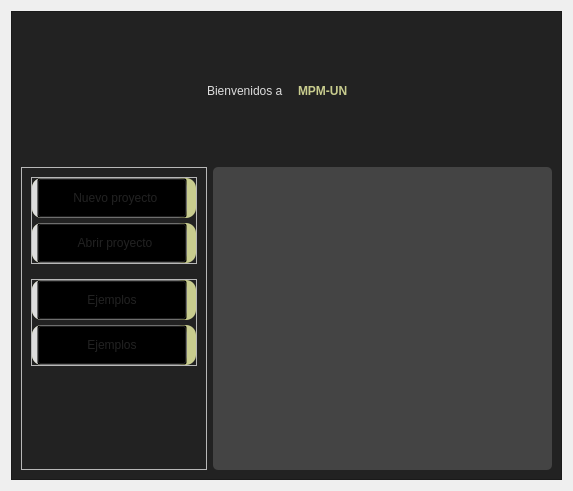
<?xml version="1.0" encoding="UTF-8"?>
<ui version="4.0">
 <class>Form</class>
 <widget class="QWidget" name="Form">
  <property name="geometry">
   <rect>
    <x>0</x>
    <y>0</y>
    <width>573</width>
    <height>491</height>
   </rect>
  </property>
  <property name="windowTitle">
   <string>Form</string>
  </property>
  <property name="styleSheet">
   <string notr="true">
/*Colores primarios*/
/* 
gris oscuro #222222 #333333 #444444
gris claro #999999 #DDDDDD
verde claro #C8CC8E
vinotinto #742427
*/
/*Colores secundarios */
/* 
Azules #36C9C6 #00BDB9 #77ACA2
rojos #910D3F #C70039 #F94646
naranjas #D34E24 #F28123 #F7F052
*/

/* Funetes/*

/*
italic: font: italic 9pt &quot;Ubuntu&quot;;
regular: font: 9pt &quot;Ubuntu&quot;;
light: font: 300 9pt &quot;Ubuntu&quot;;
medium: font: 500 9pt &quot;Ubuntu&quot;;
bold: font: 700 9pt &quot;Ubuntu&quot;;
*/

/****************************************************************************************************************************************************/






QMainWindow#MainWindow{
background: #333333;
}


/*#################################################################*/
/*####################       MENU BAR SUP      ###########################*/
/*#################################################################*/

QMenuBar#menubar {
background-color: #333333;
spacing: 5px; 
color: #DDDDDD;
font: 500 10pt &quot;Ubuntu&quot;;
}
QMenuBar#menubar::item {
padding: 5px 5px;
background-color: transparent;
border-radius: 2px;
}
QMenuBar#menubar::item:selected { 
background-color: #222222;
}
QMenuBar#menubar::item:pressed {
background-color: #222222;
}
QMenu {
background-color: #333333;
border-radius: 4px; 
border: 1px solid #222222;
color: #DDDDDD;
font: 500 10pt &quot;Ubuntu&quot;;
}
QMenu::item {
background-color: transparent; 
padding: 5px 20px;
margin: 2px 10px; 
}
QMenu::item:selected { 
background-color: #444444;
color: #C8CC8E;
font: 500 10pt &quot;Ubuntu&quot;;
}
QMenu::item:checked {
color: #DDDDDD;
}
QMenu::item:unchecked { 
color: #999999;
}



QStatusbar#statusbar{
background-color: #333333;
}

/*#################################################################*/
/*####################     FRAME MENU IZQ      ##########################*/
/*#################################################################*/

QToolButton#toolButton_inicio,
QToolButton#toolButton_resultados,
QToolButton#toolButton_puntos,
QToolButton#toolButton_contorno,
QToolButton#toolButton_data,
QToolButton#toolButton_malla,
QToolButton#toolButton_resultados,
QToolButton#toolButton_config{
background-color: transparent;
color: #DDDDDD;
font: 500 7pt &quot;Ubuntu&quot;;
border: none;
padding: 8px 0px;
}

QFrame#frame_inicio{
background: #222222;
border-radius: 2px ;
border-radius: 2px;
}


QFrame#frame_resultados,
QFrame#frame_puntos,
QFrame#frame_contorno,
QFrame#frame_data,
QFrame#frame_malla{
background: #333333;
border-radius: 2px ;
border-radius: 2px;
}

/*#################################################################*/
/*######################      CONTAINER PAGE       ############################*/
/*#################################################################*/

QFrame#frame_empty{
background-color: #444444;
}

QFrame#frame_empty_draw{
background-color: #222222;
}

/*#################################################################*/
/*######################      PAGE HOME      ############################*/
/*#################################################################*/

QLabel#label_title_1{
color: #DDDDDD; 
font: 500 30pt &quot;Ubuntu&quot;;
}
QLabel#label_title_2{
color: #C8CC8E;
font: 700 30pt &quot;Ubuntu&quot;;
font-weight:bold;
}
QFrame#frame_infEjemplos1,
QFrame#frame_infEjemplos2,
QFrame#frame_infAbrirProyecto,
QFrame#frame_infNuevoProyecto{
background-color: #C8CC8E;
border-radius: 10px
}
QFrame#frame_supEjemplos1,
QFrame#frame_supEjemplos2,
QFrame#frame_supAbrirProyecto,
QFrame#frame_supNuevoProyecto{
background-color: #DDDDDD;
border-radius: 10px
}
QToolButton#toolButton_abrirProyecto,
QToolButton#toolButton_nuevoProyecto,
QToolButton#toolButton_ejemplos1,
QToolButton#toolButton_ejemplos2{
background-color: transparent;
font: 500 9pt &quot;Ubuntu&quot;;
color: #222222;
}
/*
#frame_card_1, #frame_card_2{
background: #333333;
border-radius: 5px
}
*/
QFrame#frame_proyectos{
 background: #444444;
border-radius: 5px;
  }


/*
Esto no funciona pero lo necesito ajustar
QFrame#frame_proyectos &gt; QLabel{
color: #DDDDDD;
font: 500 9pt &quot;Ubuntu&quot;;
}
*/


/*#################################################################*/
/*######################      PAGE DRAW      ############################*/
/*#################################################################*/


/*###################### graphicsView draw  ############################*/
QGraphicsView#graphicsView_draw{
background-color: qlineargradient(spread:pad, x1:0, y1:0, x2:1, y2:0.943, stop:0 rgba(175, 175, 175, 255), stop:0.971591 rgba(141, 211, 211, 220), stop:1 rgba(170, 255, 255, 255));
}

/*###################### frame consola  ############################*/

QFrame#frame_console{
background-color: #333333;
}
QTextBrowser#textBrowser_2{
background-color: #444444;
color: #DDDDDD;
border-radius: 2px ;
}
QToolButton#toolButton_close_console{
background-color: transparent;
}
QLineEdit#lineEdit_console{
background-color: #444444;
color: #DDDDDD;
border-radius: 2px ;
padding-left: 10px;
}
QLineEdit#lineEdit_console:hover {
	border: 2px solid rgb(64, 71, 88);
}
QLineEdit#lineEdit_console:focus {
	border: 2px solid rgb(91, 101, 124);
}

</string>
  </property>
  <layout class="QHBoxLayout" name="horizontalLayout">
   <item>
    <widget class="QFrame" name="frame_empty_draw">
     <property name="frameShape">
      <enum>QFrame::StyledPanel</enum>
     </property>
     <property name="frameShadow">
      <enum>QFrame::Raised</enum>
     </property>
     <layout class="QVBoxLayout" name="verticalLayout_12">
      <item>
       <layout class="QHBoxLayout" name="horizontalLayout_7">
        <property name="leftMargin">
         <number>50</number>
        </property>
        <property name="topMargin">
         <number>20</number>
        </property>
        <property name="bottomMargin">
         <number>20</number>
        </property>
        <item>
         <widget class="QLabel" name="label_8">
          <property name="sizePolicy">
           <sizepolicy hsizetype="Fixed" vsizetype="Fixed">
            <horstretch>0</horstretch>
            <verstretch>0</verstretch>
           </sizepolicy>
          </property>
          <property name="minimumSize">
           <size>
            <width>100</width>
            <height>100</height>
           </size>
          </property>
          <property name="maximumSize">
           <size>
            <width>100</width>
            <height>100</height>
           </size>
          </property>
          <property name="text">
           <string/>
          </property>
          <property name="pixmap">
           <pixmap>../recursos/iconos/iconos_logo/Logo_V1.svg</pixmap>
          </property>
          <property name="scaledContents">
           <bool>true</bool>
          </property>
          <property name="wordWrap">
           <bool>false</bool>
          </property>
          <property name="openExternalLinks">
           <bool>false</bool>
          </property>
         </widget>
        </item>
        <item>
         <layout class="QHBoxLayout" name="horizontalLayout_9">
          <property name="spacing">
           <number>15</number>
          </property>
          <property name="leftMargin">
           <number>30</number>
          </property>
          <item>
           <widget class="QLabel" name="label_title_1">
            <property name="text">
             <string>Bienvenidos a</string>
            </property>
           </widget>
          </item>
          <item>
           <widget class="QLabel" name="label_title_2">
            <property name="text">
             <string>MPM-UN</string>
            </property>
           </widget>
          </item>
          <item>
           <spacer name="horizontalSpacer">
            <property name="orientation">
             <enum>Qt::Horizontal</enum>
            </property>
            <property name="sizeHint" stdset="0">
             <size>
              <width>40</width>
              <height>20</height>
             </size>
            </property>
           </spacer>
          </item>
         </layout>
        </item>
       </layout>
      </item>
      <item>
       <layout class="QHBoxLayout" name="horizontalLayout_10">
        <item>
         <widget class="QFrame" name="frame_9">
          <property name="sizePolicy">
           <sizepolicy hsizetype="Fixed" vsizetype="Preferred">
            <horstretch>0</horstretch>
            <verstretch>0</verstretch>
           </sizepolicy>
          </property>
          <property name="frameShape">
           <enum>QFrame::StyledPanel</enum>
          </property>
          <property name="frameShadow">
           <enum>QFrame::Raised</enum>
          </property>
          <layout class="QVBoxLayout" name="verticalLayout_8">
           <property name="spacing">
            <number>15</number>
           </property>
           <item>
            <widget class="QFrame" name="frame_5">
             <property name="frameShape">
              <enum>QFrame::StyledPanel</enum>
             </property>
             <property name="frameShadow">
              <enum>QFrame::Raised</enum>
             </property>
             <layout class="QVBoxLayout" name="verticalLayout_13">
              <property name="spacing">
               <number>5</number>
              </property>
              <property name="leftMargin">
               <number>0</number>
              </property>
              <property name="topMargin">
               <number>0</number>
              </property>
              <property name="rightMargin">
               <number>0</number>
              </property>
              <property name="bottomMargin">
               <number>0</number>
              </property>
              <item>
               <widget class="QFrame" name="frame_infNuevoProyecto">
                <property name="sizePolicy">
                 <sizepolicy hsizetype="Fixed" vsizetype="Fixed">
                  <horstretch>0</horstretch>
                  <verstretch>0</verstretch>
                 </sizepolicy>
                </property>
                <property name="frameShape">
                 <enum>QFrame::StyledPanel</enum>
                </property>
                <property name="frameShadow">
                 <enum>QFrame::Raised</enum>
                </property>
                <layout class="QVBoxLayout" name="verticalLayout_6">
                 <property name="spacing">
                  <number>0</number>
                 </property>
                 <property name="leftMargin">
                  <number>0</number>
                 </property>
                 <property name="topMargin">
                  <number>0</number>
                 </property>
                 <property name="bottomMargin">
                  <number>0</number>
                 </property>
                 <item>
                  <widget class="QFrame" name="frame_supNuevoProyecto">
                   <property name="sizePolicy">
                    <sizepolicy hsizetype="Fixed" vsizetype="Fixed">
                     <horstretch>0</horstretch>
                     <verstretch>0</verstretch>
                    </sizepolicy>
                   </property>
                   <property name="styleSheet">
                    <string notr="true"/>
                   </property>
                   <property name="frameShape">
                    <enum>QFrame::StyledPanel</enum>
                   </property>
                   <property name="frameShadow">
                    <enum>QFrame::Raised</enum>
                   </property>
                   <layout class="QHBoxLayout" name="horizontalLayout_13">
                    <property name="spacing">
                     <number>0</number>
                    </property>
                    <property name="leftMargin">
                     <number>5</number>
                    </property>
                    <property name="topMargin">
                     <number>0</number>
                    </property>
                    <property name="rightMargin">
                     <number>0</number>
                    </property>
                    <property name="bottomMargin">
                     <number>0</number>
                    </property>
                    <item>
                     <widget class="QToolButton" name="toolButton_nuevoProyecto">
                      <property name="minimumSize">
                       <size>
                        <width>150</width>
                        <height>40</height>
                       </size>
                      </property>
                      <property name="styleSheet">
                       <string notr="true"/>
                      </property>
                      <property name="text">
                       <string>  Nuevo proyecto</string>
                      </property>
                      <property name="icon">
                       <iconset>
                        <normaloff>../recursos/iconos/iconos_frame_inicio/open_p.svg</normaloff>../recursos/iconos/iconos_frame_inicio/open_p.svg</iconset>
                      </property>
                      <property name="iconSize">
                       <size>
                        <width>20</width>
                        <height>20</height>
                       </size>
                      </property>
                      <property name="popupMode">
                       <enum>QToolButton::DelayedPopup</enum>
                      </property>
                      <property name="toolButtonStyle">
                       <enum>Qt::ToolButtonTextBesideIcon</enum>
                      </property>
                      <property name="arrowType">
                       <enum>Qt::NoArrow</enum>
                      </property>
                     </widget>
                    </item>
                   </layout>
                  </widget>
                 </item>
                </layout>
               </widget>
              </item>
              <item>
               <widget class="QFrame" name="frame_infAbrirProyecto">
                <property name="sizePolicy">
                 <sizepolicy hsizetype="Fixed" vsizetype="Fixed">
                  <horstretch>0</horstretch>
                  <verstretch>0</verstretch>
                 </sizepolicy>
                </property>
                <property name="frameShape">
                 <enum>QFrame::StyledPanel</enum>
                </property>
                <property name="frameShadow">
                 <enum>QFrame::Raised</enum>
                </property>
                <layout class="QVBoxLayout" name="verticalLayout_5">
                 <property name="spacing">
                  <number>0</number>
                 </property>
                 <property name="leftMargin">
                  <number>0</number>
                 </property>
                 <property name="topMargin">
                  <number>0</number>
                 </property>
                 <property name="bottomMargin">
                  <number>0</number>
                 </property>
                 <item>
                  <widget class="QFrame" name="frame_supAbrirProyecto">
                   <property name="sizePolicy">
                    <sizepolicy hsizetype="Fixed" vsizetype="Fixed">
                     <horstretch>0</horstretch>
                     <verstretch>0</verstretch>
                    </sizepolicy>
                   </property>
                   <property name="styleSheet">
                    <string notr="true"/>
                   </property>
                   <property name="frameShape">
                    <enum>QFrame::StyledPanel</enum>
                   </property>
                   <property name="frameShadow">
                    <enum>QFrame::Raised</enum>
                   </property>
                   <layout class="QHBoxLayout" name="horizontalLayout_12">
                    <property name="spacing">
                     <number>0</number>
                    </property>
                    <property name="leftMargin">
                     <number>5</number>
                    </property>
                    <property name="topMargin">
                     <number>0</number>
                    </property>
                    <property name="rightMargin">
                     <number>0</number>
                    </property>
                    <property name="bottomMargin">
                     <number>0</number>
                    </property>
                    <item>
                     <widget class="QToolButton" name="toolButton_abrirProyecto">
                      <property name="minimumSize">
                       <size>
                        <width>150</width>
                        <height>40</height>
                       </size>
                      </property>
                      <property name="styleSheet">
                       <string notr="true"/>
                      </property>
                      <property name="text">
                       <string>  Abrir proyecto</string>
                      </property>
                      <property name="icon">
                       <iconset>
                        <normaloff>../recursos/iconos/iconos_frame_inicio/new_p.svg</normaloff>../recursos/iconos/iconos_frame_inicio/new_p.svg</iconset>
                      </property>
                      <property name="iconSize">
                       <size>
                        <width>20</width>
                        <height>20</height>
                       </size>
                      </property>
                      <property name="popupMode">
                       <enum>QToolButton::DelayedPopup</enum>
                      </property>
                      <property name="toolButtonStyle">
                       <enum>Qt::ToolButtonTextBesideIcon</enum>
                      </property>
                     </widget>
                    </item>
                   </layout>
                  </widget>
                 </item>
                </layout>
               </widget>
              </item>
             </layout>
            </widget>
           </item>
           <item>
            <widget class="QFrame" name="frame_6">
             <property name="frameShape">
              <enum>QFrame::StyledPanel</enum>
             </property>
             <property name="frameShadow">
              <enum>QFrame::Raised</enum>
             </property>
             <layout class="QVBoxLayout" name="verticalLayout_11">
              <property name="spacing">
               <number>5</number>
              </property>
              <property name="leftMargin">
               <number>0</number>
              </property>
              <property name="topMargin">
               <number>0</number>
              </property>
              <property name="rightMargin">
               <number>0</number>
              </property>
              <property name="bottomMargin">
               <number>0</number>
              </property>
              <item>
               <widget class="QFrame" name="frame_infEjemplos2">
                <property name="sizePolicy">
                 <sizepolicy hsizetype="Fixed" vsizetype="Fixed">
                  <horstretch>0</horstretch>
                  <verstretch>0</verstretch>
                 </sizepolicy>
                </property>
                <property name="frameShape">
                 <enum>QFrame::StyledPanel</enum>
                </property>
                <property name="frameShadow">
                 <enum>QFrame::Raised</enum>
                </property>
                <layout class="QVBoxLayout" name="verticalLayout_7">
                 <property name="spacing">
                  <number>0</number>
                 </property>
                 <property name="leftMargin">
                  <number>0</number>
                 </property>
                 <property name="topMargin">
                  <number>0</number>
                 </property>
                 <property name="bottomMargin">
                  <number>0</number>
                 </property>
                 <item>
                  <widget class="QFrame" name="frame_supEjemplos2">
                   <property name="sizePolicy">
                    <sizepolicy hsizetype="Fixed" vsizetype="Fixed">
                     <horstretch>0</horstretch>
                     <verstretch>0</verstretch>
                    </sizepolicy>
                   </property>
                   <property name="frameShape">
                    <enum>QFrame::StyledPanel</enum>
                   </property>
                   <property name="frameShadow">
                    <enum>QFrame::Raised</enum>
                   </property>
                   <layout class="QHBoxLayout" name="horizontalLayout_14">
                    <property name="spacing">
                     <number>0</number>
                    </property>
                    <property name="leftMargin">
                     <number>5</number>
                    </property>
                    <property name="topMargin">
                     <number>0</number>
                    </property>
                    <property name="rightMargin">
                     <number>0</number>
                    </property>
                    <property name="bottomMargin">
                     <number>0</number>
                    </property>
                    <item>
                     <widget class="QToolButton" name="toolButton_ejemplos2">
                      <property name="minimumSize">
                       <size>
                        <width>150</width>
                        <height>40</height>
                       </size>
                      </property>
                      <property name="styleSheet">
                       <string notr="true"/>
                      </property>
                      <property name="text">
                       <string>Ejemplos</string>
                      </property>
                      <property name="popupMode">
                       <enum>QToolButton::DelayedPopup</enum>
                      </property>
                      <property name="toolButtonStyle">
                       <enum>Qt::ToolButtonTextOnly</enum>
                      </property>
                     </widget>
                    </item>
                   </layout>
                  </widget>
                 </item>
                </layout>
               </widget>
              </item>
              <item>
               <widget class="QFrame" name="frame_infEjemplos1">
                <property name="sizePolicy">
                 <sizepolicy hsizetype="Fixed" vsizetype="Fixed">
                  <horstretch>0</horstretch>
                  <verstretch>0</verstretch>
                 </sizepolicy>
                </property>
                <property name="styleSheet">
                 <string notr="true"/>
                </property>
                <property name="frameShape">
                 <enum>QFrame::StyledPanel</enum>
                </property>
                <property name="frameShadow">
                 <enum>QFrame::Raised</enum>
                </property>
                <layout class="QVBoxLayout" name="verticalLayout_10">
                 <property name="spacing">
                  <number>0</number>
                 </property>
                 <property name="leftMargin">
                  <number>0</number>
                 </property>
                 <property name="topMargin">
                  <number>0</number>
                 </property>
                 <property name="bottomMargin">
                  <number>0</number>
                 </property>
                 <item>
                  <widget class="QFrame" name="frame_supEjemplos1">
                   <property name="sizePolicy">
                    <sizepolicy hsizetype="Fixed" vsizetype="Fixed">
                     <horstretch>0</horstretch>
                     <verstretch>0</verstretch>
                    </sizepolicy>
                   </property>
                   <property name="styleSheet">
                    <string notr="true"/>
                   </property>
                   <property name="frameShape">
                    <enum>QFrame::StyledPanel</enum>
                   </property>
                   <property name="frameShadow">
                    <enum>QFrame::Raised</enum>
                   </property>
                   <layout class="QHBoxLayout" name="horizontalLayout_15">
                    <property name="spacing">
                     <number>0</number>
                    </property>
                    <property name="leftMargin">
                     <number>5</number>
                    </property>
                    <property name="topMargin">
                     <number>0</number>
                    </property>
                    <property name="rightMargin">
                     <number>0</number>
                    </property>
                    <property name="bottomMargin">
                     <number>0</number>
                    </property>
                    <item>
                     <widget class="QToolButton" name="toolButton_ejemplos1">
                      <property name="minimumSize">
                       <size>
                        <width>150</width>
                        <height>40</height>
                       </size>
                      </property>
                      <property name="styleSheet">
                       <string notr="true"/>
                      </property>
                      <property name="text">
                       <string>Ejemplos</string>
                      </property>
                      <property name="popupMode">
                       <enum>QToolButton::DelayedPopup</enum>
                      </property>
                      <property name="toolButtonStyle">
                       <enum>Qt::ToolButtonTextOnly</enum>
                      </property>
                     </widget>
                    </item>
                   </layout>
                  </widget>
                 </item>
                </layout>
               </widget>
              </item>
             </layout>
            </widget>
           </item>
           <item>
            <spacer name="verticalSpacer_3">
             <property name="orientation">
              <enum>Qt::Vertical</enum>
             </property>
             <property name="sizeHint" stdset="0">
              <size>
               <width>20</width>
               <height>40</height>
              </size>
             </property>
            </spacer>
           </item>
          </layout>
         </widget>
        </item>
        <item>
         <layout class="QHBoxLayout" name="horizontalLayout_16">
          <item>
           <widget class="QFrame" name="frame_proyectos">
            <property name="frameShape">
             <enum>QFrame::StyledPanel</enum>
            </property>
            <property name="frameShadow">
             <enum>QFrame::Raised</enum>
            </property>
            <layout class="QVBoxLayout" name="verticalLayout_9">
             <property name="spacing">
              <number>0</number>
             </property>
             <property name="leftMargin">
              <number>0</number>
             </property>
             <property name="topMargin">
              <number>0</number>
             </property>
             <property name="rightMargin">
              <number>0</number>
             </property>
             <property name="bottomMargin">
              <number>0</number>
             </property>
             <item>
              <widget class="QScrollArea" name="scrollArea_home">
               <property name="styleSheet">
                <string notr="true">background: transparent;
</string>
               </property>
               <property name="lineWidth">
                <number>0</number>
               </property>
               <property name="widgetResizable">
                <bool>true</bool>
               </property>
               <widget class="QWidget" name="scrollAreaWidgetContents">
                <property name="geometry">
                 <rect>
                  <x>0</x>
                  <y>0</y>
                  <width>337</width>
                  <height>301</height>
                 </rect>
                </property>
                <layout class="QVBoxLayout" name="verticalLayout">
                 <property name="spacing">
                  <number>0</number>
                 </property>
                 <property name="leftMargin">
                  <number>10</number>
                 </property>
                 <property name="topMargin">
                  <number>10</number>
                 </property>
                 <property name="rightMargin">
                  <number>10</number>
                 </property>
                 <property name="bottomMargin">
                  <number>10</number>
                 </property>
                 <item>
                  <layout class="QHBoxLayout" name="horizontalLayout_18">
                   <item>
                    <layout class="QGridLayout" name="gridLayout_proyectos" rowstretch="0">
                     <property name="sizeConstraint">
                      <enum>QLayout::SetFixedSize</enum>
                     </property>
                     <property name="leftMargin">
                      <number>5</number>
                     </property>
                     <property name="topMargin">
                      <number>5</number>
                     </property>
                     <property name="rightMargin">
                      <number>5</number>
                     </property>
                     <property name="bottomMargin">
                      <number>5</number>
                     </property>
                     <property name="spacing">
                      <number>10</number>
                     </property>
                    </layout>
                   </item>
                   <item>
                    <widget class="QFrame" name="frame_2">
                     <property name="styleSheet">
                      <string notr="true"/>
                     </property>
                     <property name="frameShape">
                      <enum>QFrame::StyledPanel</enum>
                     </property>
                     <property name="frameShadow">
                      <enum>QFrame::Raised</enum>
                     </property>
                    </widget>
                   </item>
                  </layout>
                 </item>
                 <item>
                  <widget class="QFrame" name="frame_7">
                   <property name="styleSheet">
                    <string notr="true"/>
                   </property>
                   <property name="frameShape">
                    <enum>QFrame::StyledPanel</enum>
                   </property>
                   <property name="frameShadow">
                    <enum>QFrame::Raised</enum>
                   </property>
                  </widget>
                 </item>
                </layout>
               </widget>
              </widget>
             </item>
            </layout>
           </widget>
          </item>
         </layout>
        </item>
       </layout>
      </item>
     </layout>
    </widget>
   </item>
  </layout>
 </widget>
 <resources/>
 <connections/>
</ui>
